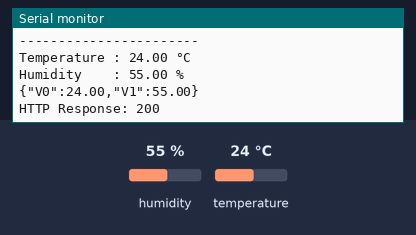
The sketch below on a simulated ESP32. On the bench: the last lines printed to the serial monitor. Inputs (shaded band) come from the test bench; at power-on: humidity 55 %, temperature 24 °C. WiFi joins after 1.5 s; servers stay silent unless stated; uploads are accepted with an empty reply.

Above: at 2.7 s.
2.8 s: humidity set to 22 %
At 6.91 s:
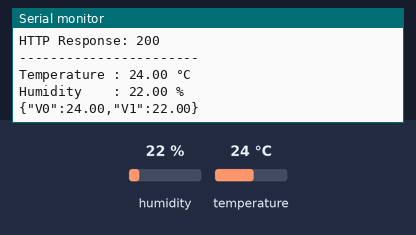
8.6 s: temperature set to 12 °C
At 13.5 s:
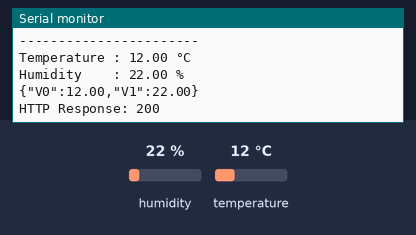
14.4 s: humidity set to 40 %
At 18.4 s:
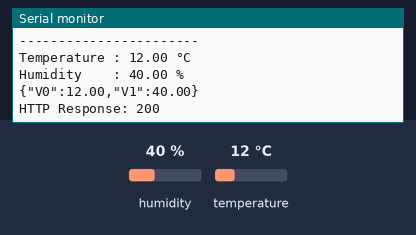
Timing chart, 0 to 19.9 s (numbered marks = the images above; inputs shaded):
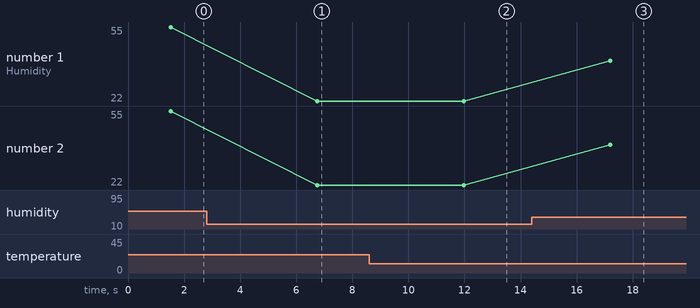

The sketch:

moisture_nexflux.ino
```cpp
#include <WiFi.h>
#include <HTTPClient.h>
#include <DHT.h>

#define DHTPIN 4          // Pin DATA DHT11
#define DHTTYPE DHT11

DHT dht(DHTPIN, DHTTYPE);

const char* ssid = "Infinix NOTE 40 Pro 5G";
const char* password = "oktest123";
const char* serverUrl = "https://iot.nexflux.io/api/v1/iot/push";

// Use your Device Token from the Token & API tab
const char* iotToken = "dvc_fddfc7e0-e7f0-4f0b-beb3-1a8f629b66dc";

void connectWiFi() {
  WiFi.begin(ssid, password);

  Serial.print("Connecting");

  while (WiFi.status() != WL_CONNECTED) {
    delay(500);
    Serial.print(".");
  }

  Serial.println();
  Serial.println("WiFi Connected");
  Serial.print("IP Address: ");
  Serial.println(WiFi.localIP());
}

void sendData(float temperature, float humidity) {

  if (WiFi.status() != WL_CONNECTED) {
    Serial.println("WiFi Disconnected");
    return;
  }

  HTTPClient http;

  http.begin(serverUrl);
  http.addHeader("Content-Type", "application/json");
  http.addHeader("X-IoT-Token", iotToken);

  String payload =
      "{"
      "\"V0\":" + String(temperature, 2) + ","
      "\"V1\":" + String(humidity, 2) +
      "}";

  Serial.println(payload);

  int httpCode = http.POST(payload);

  Serial.print("HTTP Response: ");
  Serial.println(httpCode);

  if (httpCode > 0) {
    Serial.println(http.getString());
  }

  http.end();
}

void setup() {

  Serial.begin(115200);

  dht.begin();

  connectWiFi();
}

void loop() {

  float humidity = dht.readHumidity();
  float temperature = dht.readTemperature(); // Celsius

  if (isnan(humidity) || isnan(temperature)) {
    Serial.println("Failed to read DHT11!");
    delay(2000);
    return;
  }

  Serial.println("-----------------------");
  Serial.print("Temperature : ");
  Serial.print(temperature);
  Serial.println(" °C");

  Serial.print("Humidity    : ");
  Serial.print(humidity);
  Serial.println(" %");

  sendData(temperature, humidity);

  delay(5000);
}
```

Measured:
- after the input at 2.8 s, the serial monitor: prints a new line after 4.0 s (image 1)
- after the input at 8.6 s, the serial monitor: prints a new line after 3.4 s (image 2)
- after the input at 14.4 s, the serial monitor: prints a new line after 2.8 s (image 3)
- plotted number 1: 55 → 22 after the input at 2.8 s, 22 → 40 after the input at 14.4 s
- plotted number 2: 55 → 22 after the input at 2.8 s, 22 → 40 after the input at 14.4 s
